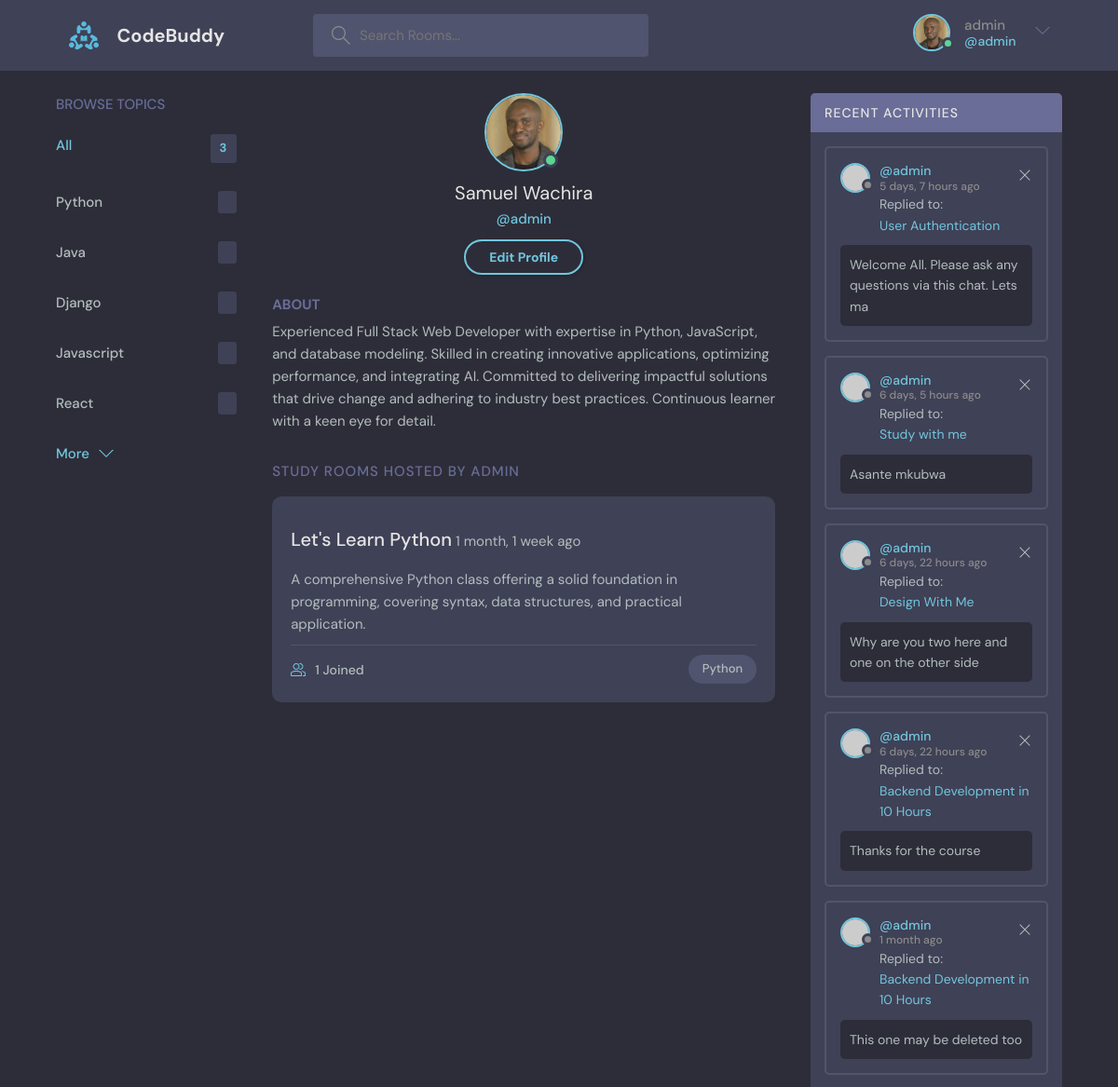
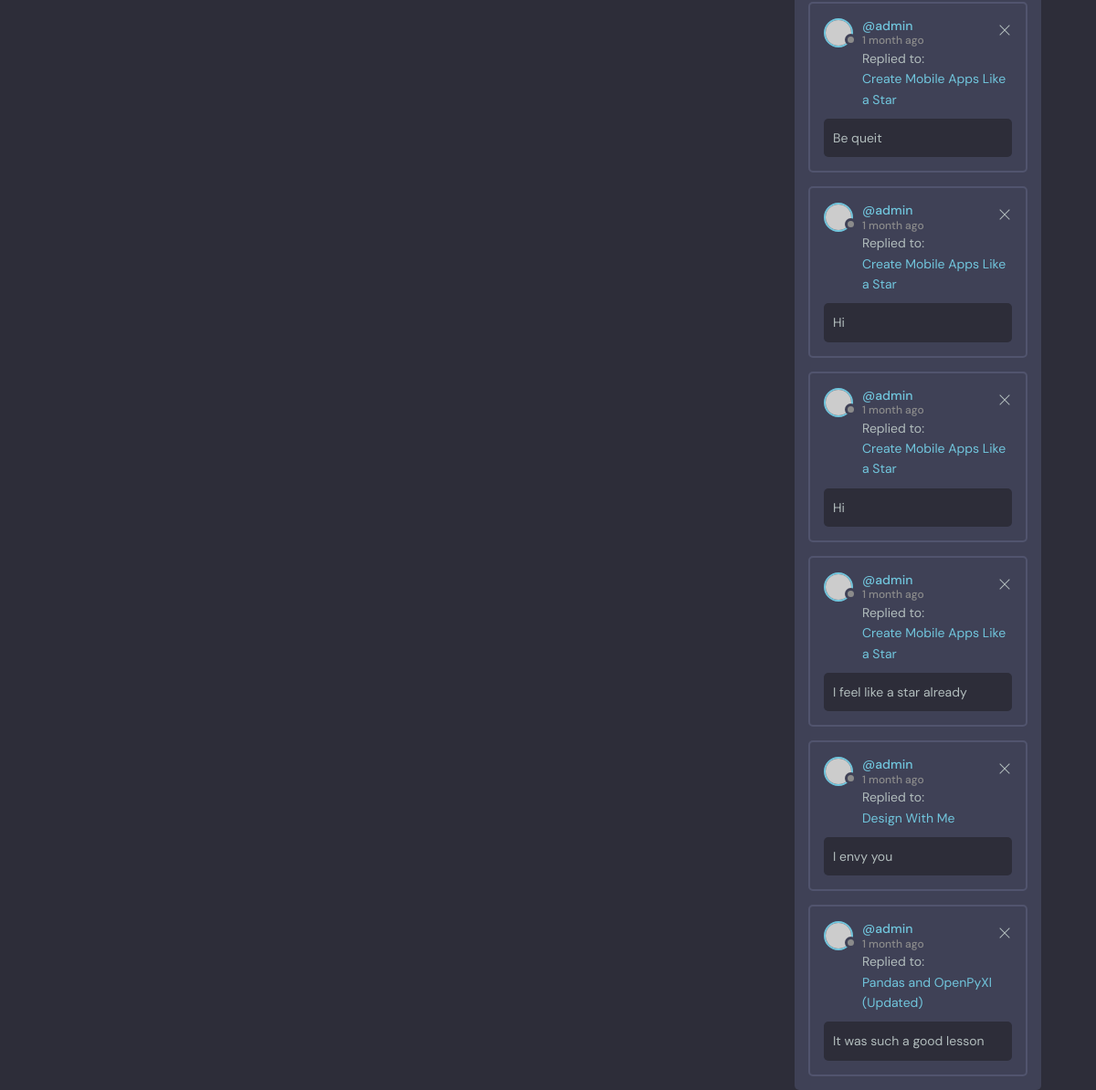
/profile/1/ (signed in), run on the app's committed database (2 pictures, top to bottom).
### base/models.py (models this page shows)
class Topic(models.Model):
    name = models.CharField(max_length=200)
    def __str__(self):
        return self.name

class Room(models.Model):
    host = models.ForeignKey(User, on_delete=models.SET_NULL, null=True)
    topic = models.ForeignKey(Topic, on_delete=models.SET_NULL, null=True)
    name = models.CharField(max_length=200)
    description = models.TextField(null=True, blank=True)
    participants = models.ManyToManyField(User, related_name='participants', blank=True)
    updated = models.DateTimeField(auto_now=True)
    created = models.DateTimeField(auto_now_add=True)
    class Meta:
        ordering = ['-created', '-updated']
    def __str__(self):
        return self.name

class Message(models.Model):
    user = models.ForeignKey(User, on_delete=models.CASCADE)
    room = models.ForeignKey(Room, on_delete=models.CASCADE)
    topic = models.ForeignKey(Topic, on_delete=models.CASCADE, null=True)
    body = models.TextField()
    updated = models.DateTimeField(auto_now=True)
    created = models.DateTimeField(auto_now_add=True)
    class Meta:
        ordering = ['-created', '-updated']
    def __str__(self):
        return self.body[0:60]

### base/views.py (the view)
# urls.py: path('profile/<str:pk>/', views.userProfile, name = "user-profile"),
@login_required(login_url='login')
def userProfile(request, pk):
    user = User.objects.get(id=pk)
    rooms = user.room_set.all()
    room_messages = user.message_set.all()
    topics = Topic.objects.all()
    rooms_count = rooms.count()
    context = {'user': user, 'rooms': rooms, 'room_messages': room_messages, 'topics': topics, 'rooms_count': rooms_count }
    return render(request, 'base/profile.html', context)

### base/templates/base/profile.html (shortened to what this page needs)
{% extends 'main.html' %} {% block content %} {% load static %}
<body>
  <main class="profile-page layout layout--3">
    <div class="container">
      {% include 'base/topics_component.html' %}
      <div class="roomList">
        <div class="profile">
          <div class="profile__avatar">
            <div class="avatar avatar--large active">
              <img src="{% static 'images/pp1.jpg' %}" />
            </div>
          </div>
          <div class="profile__info">
            <h3>{{ request.user.get_full_name }}</h3>
            <p>@{{user}}</p>
            <a href="edit-user.html" class="btn btn--main btn--pill">Edit Profile</a>
          </div>
          <div class="profile__about">
            <h3>About</h3>
            <p>
              Experienced Full Stack Web Developer with expertise in Python, JavaScript, and database modeling. Skilled in creating innovative applications, optimizing performance, and integrating AI. Committed to delivering impactful solutions that drive change and adhering to industry best practices. Continuous learner with a keen eye for detail.
            </p>
          </div>
        </div>
        <div class="roomList__header">
          <div>
            <h2>Study Rooms Hosted by {{ request.user }} </a>
            </h2>
          </div>
        </div>
        {% for room in rooms  %}
        {% if room.id == request.user.id %}
        <div class="roomListRoom">
          <div class="roomListRoom__content">
            <a href="room.html"> {{ room.name }} </a>
            <span> {{ room.created|timesince }} ago </span>
            <p> {{ room.description }} </p>
          </div>
          <div class="roomListRoom__meta">
            <a class="roomListRoom__joined">
              {{ room.participants.count }} Joined
            </a>
            <p class="roomListRoom__topic"> {{ room.topic }} </p>
          </div>
        </div>
        {% endif %}
        {% endfor %}
      </div>
      {% include 'base/activity_component.html' %}
    </div>
  </main>
</body>
{% endblock %}

### templates/main.html (shortened to what this page needs)
<!DOCTYPE html>
{% load static %}
<html lang="en">
  <head>
    <link
      href="{% static 'styles/main.css' %}"
      rel="stylesheet"
      type="text/css"
      media="screen"
    />
  </head>
  <body>
    {% include 'navbar.html' %}  {% block content %} {% endblock %}
  </body>
</html>

### templates/navbar.html (shortened to what this page needs)
{% load static %}
<header class="header header--loggedIn">
  <div class="container">
    <a href="{% url 'home' %}" class="header__logo">
      <img src={% static "images/logo.svg" %} />
      <h1>CodeBuddy</h1>
    </a>
    <div>
      <form class="header__search" method="GET" action="{% url 'home' %}">
        <label>
          <input
            type="search"
            placeholder="Search Rooms..."
            aria-label="Search"
            name="q"
          />
        </label>
      </form>
    </div>
    <nav class="header__menu">
      <div class="header__user">
        {% if request.user.is_authenticated %}
        <a href="{% url 'user-profile' user.id %}">
          <div class="avatar avatar--medium active">
            <img src={% static "images/pp1.jpg" %} />
          </div>
            <p>{{ user.username }} <span> @{{ user }}</span></p>
        </a>
        <button class="dropdown-button">
          <svg
            version="1.1"
            xmlns="http://www.w3.org/2000/svg"
            width="32"
            height="32"
            viewBox="0 0 32 32"
          >
            <title>chevron-down</title>
            <path d="M16 21l-13-13h-3l16 16 16-16h-3l-13 13z"></path>
          </svg>
        </button>
        {% else %}
          <div class="avatar avatar--medium active">
            <img src={% static "images/pp.jpg" %} />
          </div>
          <a href="{% url 'login' %}">Login</span>
        {% endif %}
      </div>
    </nav>
  </div>
</header>

### base/templates/base/topics_component.html
<div class="topics">
  <div class="topics__header">
    <h2>Browse Topics</h2>
  </div>
  <ul class="topics__list">
    <li>
      <a href="/" class="active">All <span>{{rooms.count}}</span></a>
    </li>
    {% for topic in topics %}
    <li>
      <a href="{% url 'home' %}?q={{ topic.name }}">
        {{ topic.name }}
        <span> {{ topic_count }} </span>
      </a>
    </li>
    {% endfor %}
  </ul>
  <a class="btn btn--link" href="topics.html">
    More
    <svg
      version="1.1"
      xmlns="http://www.w3.org/2000/svg"
      width="32"
      height="32"
      viewBox="0 0 32 32"
    >
      <title>chevron-down</title>
      <path d="M16 21l-13-13h-3l16 16 16-16h-3l-13 13z"></path>
    </svg>
  </a>
</div>

### base/templates/base/activity_component.html (shortened to what this page needs)
<div class="activities">
  <div class="activities__header">
    <h2>Recent Activities</h2>
  </div>
  {% for message in room_messages %}
  <div class="activities__box">
    <div class="activities__boxHeader roomListRoom__header">
      <a
        href="{% url 'user-profile' message.user.id %}"
        class="roomListRoom__author"
      >
        <div class="avatar avatar--small">
          <img src="https://randomuser.me/api/portraits/women/11.jpg" />
        </div>
        <p>
          @{{ message.user.username }}
          <span>{{ message.created|timesince }} ago</span>
        </p>
      </a>
      {% if request.user == message.user %}
      <div class="roomListRoom__actions">
        <a href="{% url 'delete-message' message.id %}">
          <svg
            version="1.1"
            xmlns="http://www.w3.org/2000/svg"
            width="32"
            height="32"
            viewBox="0 0 32 32"
          >
            <title>remove</title>
            <path
              d="M27.314 6.019l-1.333-1.333-9.98 9.981-9.981-9.981-1.333 1.333 9.981 9.981-9.981 9.98 1.333 1.333 9.981-9.98 9.98 9.98 1.333-1.333-9.98-9.98 9.98-9.981z"
            ></path>
          </svg>
        </a>
      </div>
      {% endif %}
    </div>
    <div class="activities__boxContent">
      <p>
        Replied to:
        <a href="{% url 'room' message.room.id %}">{{ message.room }}</a>
      </p>
      <div class="activities__boxRoomContent">{{ message }}</div>
    </div>
  </div>
  {% endfor %}
</div>

### data on the page
Topic: name "Python"
Topic: name "Java"
Topic: name "Django"
Topic: name "Javascript"
Topic: name "React"
Room: name "Let's Learn Python", created "1 month, 1 week", description "A comprehensive Python class offering a solid foundation in programming, covering syntax, data structures, and practical application.", participants.count "1", topic "Python"
Message: user.username "admin", created "5 days, 7 hours", room "User Authentication", body "Welcome All. Please ask any questions via this chat. Lets ma"
Message: user.username "admin", created "6 days, 5 hours", room "Study with me", body "Asante mkubwa"
Message: user.username "admin", created "6 days, 22 hours", room "Design With Me", body "Why are you two here and one on the other side"
Message: user.username "admin", created "6 days, 22 hours", room "Backend Development in 10 Hours", body "Thanks for the course"
Message: user.username "admin", created "1 month", room "Backend Development in 10 Hours", body "This one may be deleted too"
Message: user.username "admin", created "1 month", room "Create Mobile Apps Like a Star", body "Be queit"
Message: user.username "admin", created "1 month", room "Create Mobile Apps Like a Star", body "Hi"
Message: user.username "admin", created "1 month", room "Create Mobile Apps Like a Star", body "Hi"
Message: user.username "admin", created "1 month", room "Create Mobile Apps Like a Star", body "I feel like a star already"
Message: user.username "admin", created "1 month", room "Design With Me", body "I envy you"
Message: user.username "admin", created "1 month", room "Pandas and OpenPyXl (Updated)", body "It was such a good lesson"

### other printed values
{{ user.username }} "admin"
{{ user }} "admin"
{{ rooms.count }} "3"
{{ request.user.get_full_name }} "Samuel Wachira"
{{ request.user }} "ADMIN"
